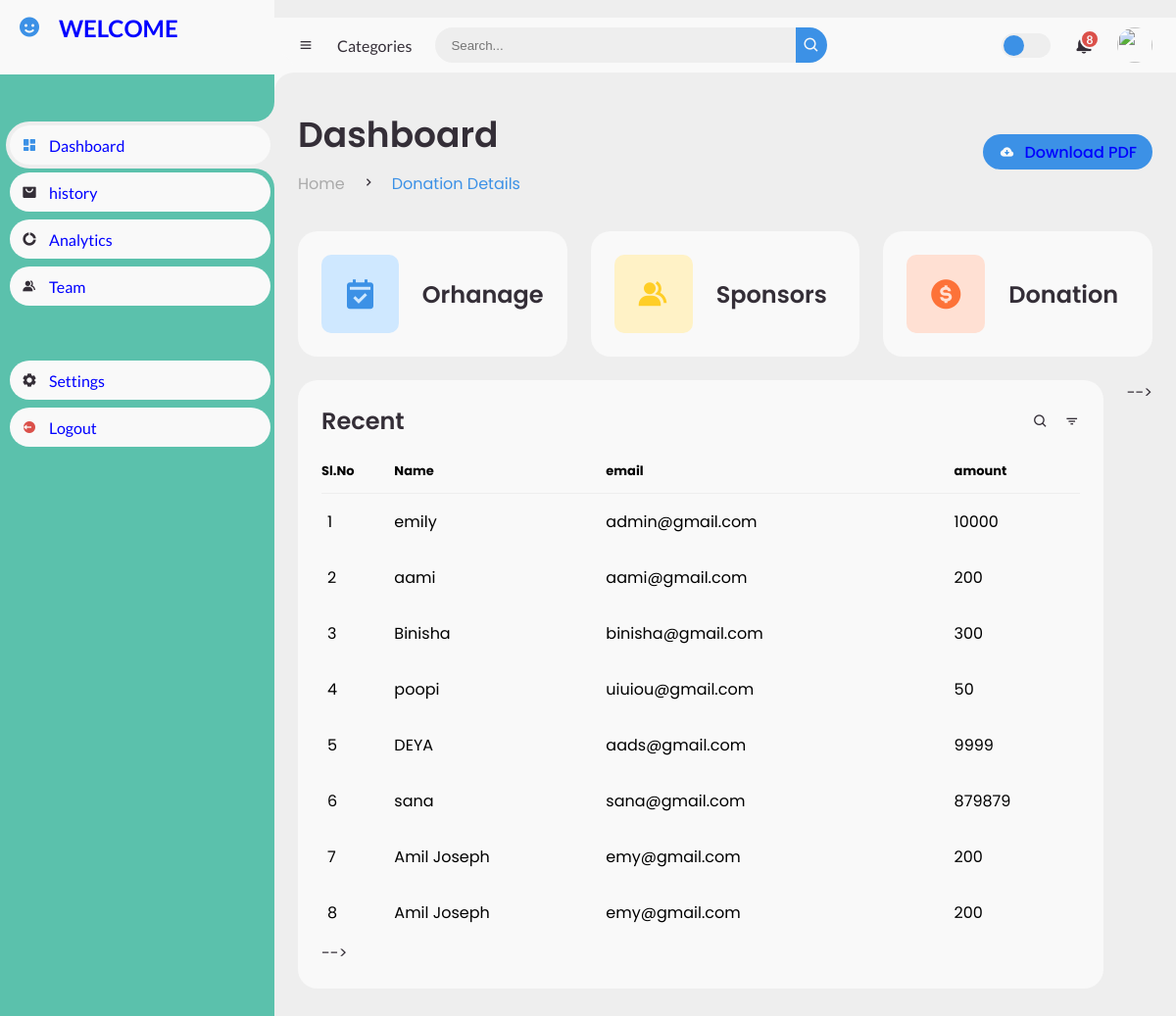
Page /InfantCare/admin_donation_view.php (signed in) on the committed database.
### tables this page shows
CREATE TABLE `donation` (
  `id` int(50) NOT NULL,
  `name` varchar(50) NOT NULL,
  `email` varchar(200) NOT NULL,
  `amount` int(100) NOT NULL
);

### InfantCare/admin_donation_view.php (the view, shortened to what this page needs)
	<link href='https://unpkg.com/boxicons@2.0.9/css/boxicons.min.css' rel='stylesheet'>
	<link rel="stylesheet" href="Dstyle.css">
</head>
<body>
	<section id="sidebar">
		<a href="#" class="brand">
			<i class='bx bxs-smile'></i>
			<span class="text">WELCOME </span>
		</a>
		<ul class="side-menu top">
			<li class="active">
				<a href="Dindex.php">
					<i class='bx bxs-dashboard' ></i>
					<span class="text">Dashboard</span>
				</a>
			</li>
			<li>
				<a href="#">
					<i class='bx bxs-shopping-bag-alt' ></i>
					<span class="text">history</span>
				</a>
			</li>
			<li>
				<a href="#">
					<i class='bx bxs-doughnut-chart' ></i>
					<span class="text">Analytics</span>
				</a>
			<li>
				<a href="#">
					<i class='bx bxs-group' ></i>
					<span class="text">Team</span>
				</a>
			</li>
		</ul>
		<ul class="side-menu">
			<li>
				<a href="#">
					<i class='bx bxs-cog' ></i>
					<span class="text">Settings</span>
				</a>
			</li>
			<li>
				<a href="logout.php" class="logout">
					<i class='bx bxs-log-out-circle' ></i>
					<span class="text">Logout</span>
				</a>
			</li>
		</ul>
	</section>
	<section id="content">
		<nav>
			<i class='bx bx-menu' ></i>
			<a href="#" class="nav-link">Categories</a>
			<form action="#">
				<div class="form-input">
					<input type="search" placeholder="Search...">
					<button type="submit" class="search-btn"><i class='bx bx-search' ></i></button>
				</div>
			</form>
			<label for="switch-mode" class="switch-mode"></label>
			<a href="#" class="notification">
				<span class="num">8</span>
			</a>
			<a href="#" class="profile">
				<img src="img/people.png">
			</a>
		</nav>
		<main>
			<div class="head-title">
            <div class="left">
					<h1>Dashboard</h1>
					<ul class="breadcrumb">
						<li>
							<a href="Dindex.php">Home</a>
						</li>
						<li><i class='bx bx-chevron-right' ></i></li>
						<li>
							<a class="active" href="#">Donation Details</a>
						</li>
					</ul>
				</div>
				<a href="#" class="btn-download">
					<i class='bx bxs-cloud-download' ></i>
					<span class="text">Download PDF</span>
				</a>
			</div>
			<ul class="box-info">
				<li>
					<i class='bx bxs-calendar-check' ></i>
					<span class="text">
						<h3>Orhanage</h3>
					</span>
				</li>
				<li>
					<i class='bx bxs-group' ></i>
					<span class="text">
						<h3>Sponsors</h3>
					</span>
				</li>
				<li>
					<i class='bx bxs-dollar-circle' ></i>
					<span class="text">
						<h3>Donation</h3>
					</span>
				</li>
			</ul>
            <?php
                require_once 'config.php';
                $result = mysqli_query($con, "SELECT * FROM `donation` ") or die("error");
            ?>
			<div class="table-data">
				<div class="order">
					<div class="head">
						<h3>Recent</h3>
						<i class='bx bx-search' ></i>
						<i class='bx bx-filter' ></i>
					</div>
					<table>
						<thead>
							<tr>
                                <th>Sl.No</th>
                                <th>Name</th>
                                <th>email</th>
                                <th>amount</th>
							</tr>
						</thead>
						<tbody>
                        <?php
                            $c=0;
                            while ($row = $result->fetch_assoc()) {
                                $name=$row["name"];
                                $email=$row["email"];
                                $amount=$row["amount"];
                            $c++;
                        ?>
                <tr>
                    <td><?php echo $c; ?></td>
                    <td><?php echo $name; ?></td>
                    <td><?php echo $email; ?></td>
                    <td><?php echo  $amount; ?></td>
                </tr>
                <?php
                }
                ?>
					</table> -->
				</div> -->
			</div>
		</main>
	</section>
</body>
</html>

### InfantCare/admin_donation_view.php (style rules this page uses)
.text { color: blue; }
#sidebar { background-color: #5bc1ac; }
.brand { color: red; }

### rows in the picture
donation: name "emily", email "admin@gmail.com", amount "10000"
donation: name "aami", email "aami@gmail.com", amount "200"
donation: name "Binisha", email "binisha@gmail.com", amount "300"
donation: name "poopi", email "uiuiou@gmail.com", amount "50"
donation: name "DEYA", email "aads@gmail.com", amount "9999"
donation: name "sana", email "sana@gmail.com", amount "879879"
donation: name "Amil Joseph", email "emy@gmail.com", amount "200"
donation: name "Amil Joseph", email "emy@gmail.com", amount "200"
